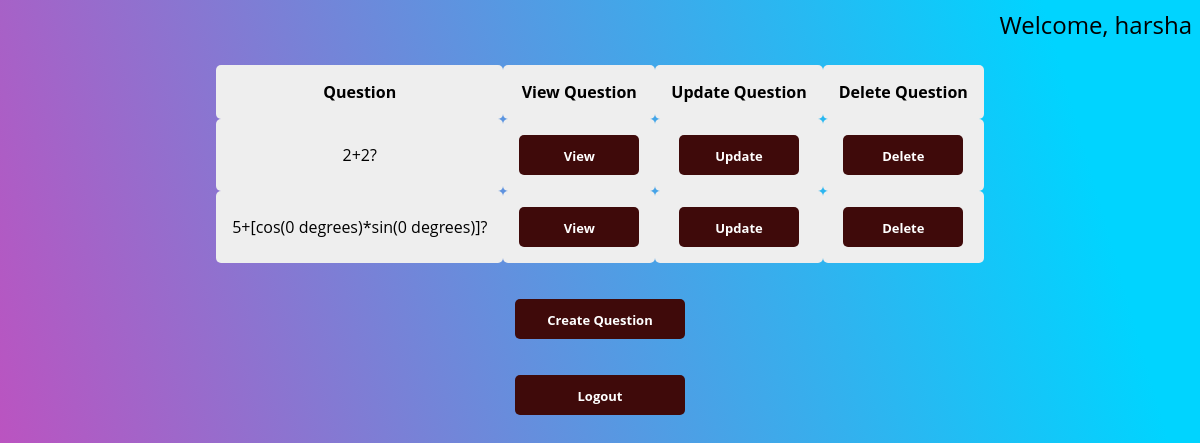
The app's page /teacher/ (signed in), older data.
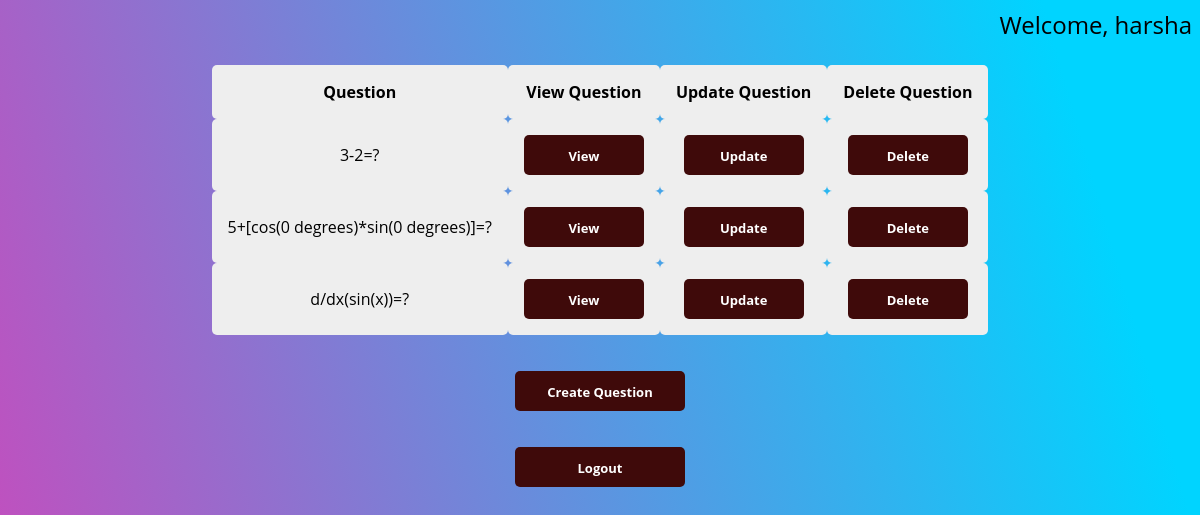
The same page, newer data.
### user/models.py (models this page shows)
class User(AbstractUser):
    is_student=models.BooleanField(default=False)
    is_teacher=models.BooleanField(default=False)

### teacher/models.py (models this page shows, shortened)
class Question(models.Model):
    question = models.TextField(max_length=200)
    answer = models.TextField(max_length=200)
    user = models.ForeignKey(Teacher,on_delete=models.CASCADE,null=True)
    q_subject = models.CharField(max_length=25,null=True,blank=True,choices = SUBJECT_CHOICES)

### teacher/views.py (the view)
# urls.py: path('',TeacherHomeView.as_view(),name='teacher'),
class TeacherHomeView(LoginRequiredMixin,ListView):
    model = Question
    context_object_name="questions"
    template_name='teacher/teacher.html'
    login_url='/login'
    def get_queryset(self):
        try:
            u=Teacher.objects.get(user=self.request.user)
            subject=u.t_subject
        except Teacher.DoesNotExist:
            u=None
            subject=u.t_subject
        return Question.objects.filter(q_subject=subject)

### teacher/templates/teacher/teacher.html
{% extends 'base.html' %}
{% block content%}
<p class="teacher-p">Welcome, {{user.username}} </p>
<table class="teacher-main-table">
        <tr>
                <th>Question</th>
                <th>View Question</th>
                <th>Update Question</th>
                <th>Delete Question</th>
        </tr>
        {% for a in questions %}
        <tr>
                <td>{{a.question}}</td>
                <td><a class="teacher-list-button" href="{% url 'teacher.detail' pk=a.id %}">View</a></td>
                <td><a class="teacher-list-button" href="{% url 'teacher.update' pk=a.id %}">Update</a></td>
                <td><a class="teacher-list-button" href="{% url 'teacher.delete' pk=a.id %}">Delete</a></td>
        </tr>
        {% endfor %}
</table>
<br><br>
<a class="teacher-button" href="{% url 'teacher.create'%}">Create Question</a>
<br><br>
<a class="teacher-button" href="{% url 'logout'%}">Logout</a>
{% endblock %}

### static/templates/base.html
{% load static %}
<html>
<head>
    <link rel="stylesheet" type="text/css" href="{% static 'css/style.css' %}" />
</head>
<body>
    {% block content %}
    {% endblock %}
</body>
</html>

### static/css/style.css (style rules this page uses)
body { text-align: center; background: linear-gradient(74deg, rgba(2, 0, 36, 1) 0%, rgba(187, 16, 166, 0.7652310924369747) 0%, rgba(0, 212, 255, 1) 89%); }
.teacher-p { text-align: right; font-family: 'Open Sans', sans-serif; font-size: x-large; }
.teacher-main-table { border-collapse: collapse; margin: auto; font-family: 'Open Sans', sans-serif; font-size-adjust: initial; }
.teacher-main-table td, th { padding: 1rem; text-align: center; border-radius: 5px; }
.teacher-main-table tr { background: #eee; }
.teacher-button { display: block; width: 150px; height: 20px; background: #3f0a0a; padding: 10px; text-align: center; border-radius: 5px; color: white; font-weight: bold; line-height: 22px; text-decoration: none; font-size: small; font-family: 'Open Sans', sans-serif; margin: auto; }
.teacher-list-button { display: block; width: 100px; height: 20px; background: #3f0a0a; padding: 10px; text-align: center; border-radius: 5px; color: white; font-weight: bold; line-height: 22px; text-decoration: none; font-size: small; font-family: 'Open Sans', sans-serif; margin: auto; }

Row changes from the older to the newer data that the page shows:
changed Question (number 1 of 3 on the later page): question "2+2?" → "3-2=?"
changed Question: question "5+[cos(0 degrees)*sin(0 degrees)]?" → "5+[cos(0 degrees)*sin(0 degrees)]=?"
added Question: question "d/dx(sin(x))=?"
